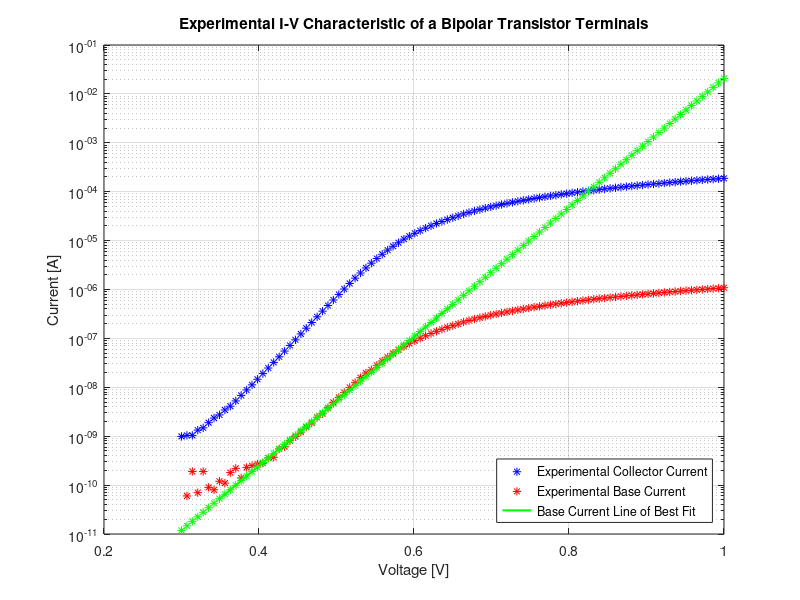

This chart was generated by the following MATLAB code:
%% Experiment 1
Experiment_1 = load('Experiment_1.mat');
Experiment_1.Ib = fliplr(Experiment_1.Ib);
Experiment_1.Ib(1:35) = Experiment_1.Ib(1:35) + 1.35000000000000e-09;
Experiment_1.Ie = (-1)*fliplr(Experiment_1.Ie);
Experiment_1.Vb = fliplr(Experiment_1.Vb);

Experiment_1.Ic = Experiment_1.Ie - Experiment_1.Ib;

Theoretical_Ib = Experiment_1.Ib(16:45);
Theoretical_v = Experiment_1.Vb(16:45);

x = linspace(0.35, 0.65, 100);
fit = polyfit(Theoretical_v,log(Theoretical_Ib),1);
line = exp(fit(1) * x + fit(2));

%U_T = (0.026);
U_T = 1/(fit(1));
I_s = exp(fit(2));

theoretical_Ic = I_s*exp((Experiment_1.Vb - 0)./U_T);


figure
semilogy(Experiment_1.Vb,Experiment_1.Ic,'b*')
hold on
semilogy(Experiment_1.Vb,Experiment_1.Ib,'r*')
semilogy(x,line,'g-','LineWidth',1.5);
semilogy(Experiment_1.Vb,theoretical_Ic,'g*')
title('Experimental I-V Characteristic of a Bipolar Transistor Terminals')
xlabel('Voltage [V]')
ylabel('Current [A]')
legend('Experimental Collector Current','Experimental Base Current','Base Current Line of Best Fit','Location','Southeast')
grid on
hold off


%% Experiment 2
Experiment_2_200 = load('Experiment_2-200.mat');
Experiment_2_200.Ib = fliplr(Experiment_2_200.Ib);
Experiment_2_200.Ie = fliplr(Experiment_2_200.Ie);
Experiment_2_200.Vb = fliplr(Experiment_2_200.Vb);

Experiment_2_2k = load('Experiment_2-2k.mat');
Experiment_2_2k.Ib = fliplr(Experiment_2_2k.Ib);
Experiment_2_2k.Ie = fliplr(Experiment_2_2k.Ie);
Experiment_2_2k.Vb = fliplr(Experiment_2_2k.Vb);

Experiment_2_20k = load('Experiment_2-20k.mat');
Experiment_2_20k.Ib = fliplr(Experiment_2_20k.Ib);
Experiment_2_20k.Ie = fliplr(Experiment_2_20k.Ie);
Experiment_2_20k.Vb = fliplr(Experiment_2_20k.Vb);


%% Experiment 3
Experiment_3 = load('Experiment_3-20k.mat');
Experiment_3.Ib = fliplr(Experiment_3.Ib);
Experiment_3.Vb = fliplr(Experiment_3.Vb);
Experiment_3.Ve = fliplr(Experiment_3.Ve);


%% Experiment 4
Experiment_4_51k = load('Experiment_4-51k.mat');
Experiment_4_51k.Ib = fliplr(Experiment_4_51k.Ib);
Experiment_4_51k.Vb = fliplr(Experiment_4_51k.Vb);
Experiment_4_51k.Vout = fliplr(Experiment_4_51k.Vout);

Experiment_4_60k = load('Experiment_4-60k.mat');
Experiment_4_60k.Ib = fliplr(Experiment_4_60k.Ib);
Experiment_4_60k.Vb = fliplr(Experiment_4_60k.Vb);
Experiment_4_60k.Vout = fliplr(Experiment_4_60k.Vout);

Experiment_4_71k = load('Experiment_4-71k.mat');
Experiment_4_71k.Ib = fliplr(Experiment_4_71k.Ib);
Experiment_4_71k.Vb = fliplr(Experiment_4_71k.Vb);
Experiment_4_71k.Vout = fliplr(Experiment_4_71k.Vout);
